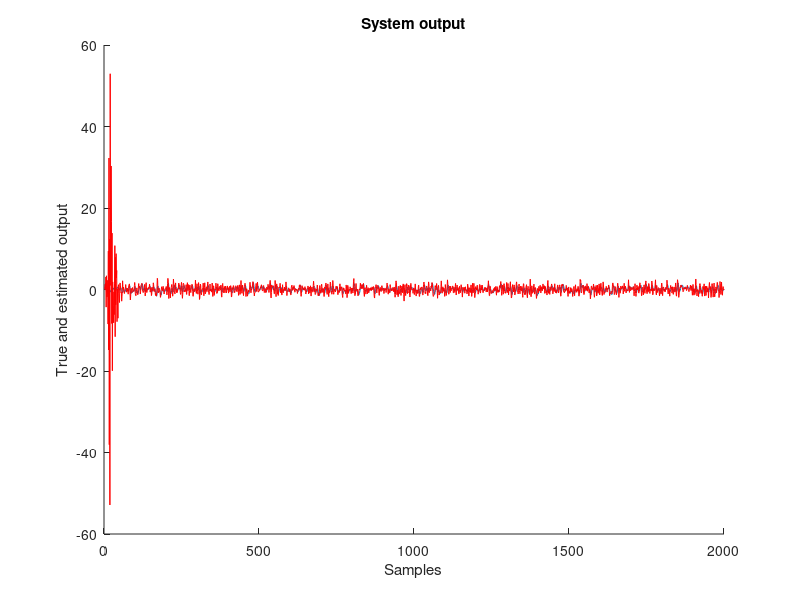
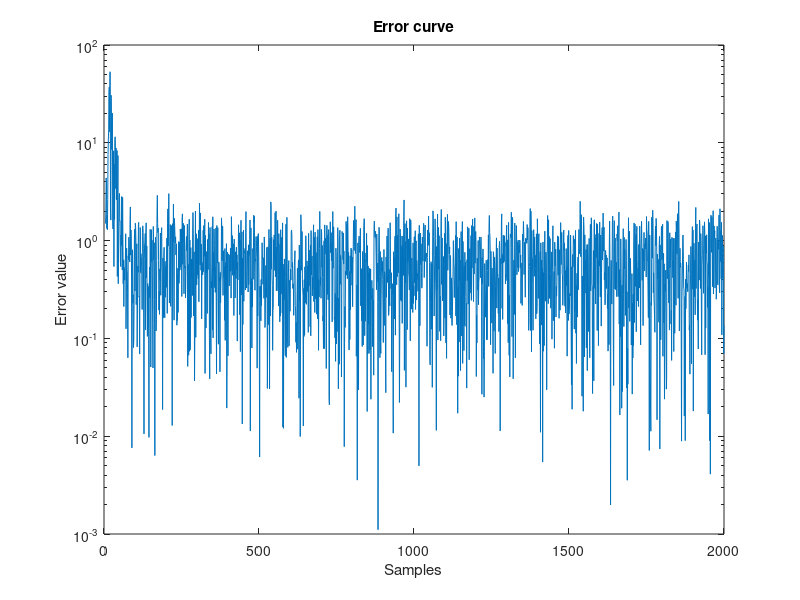
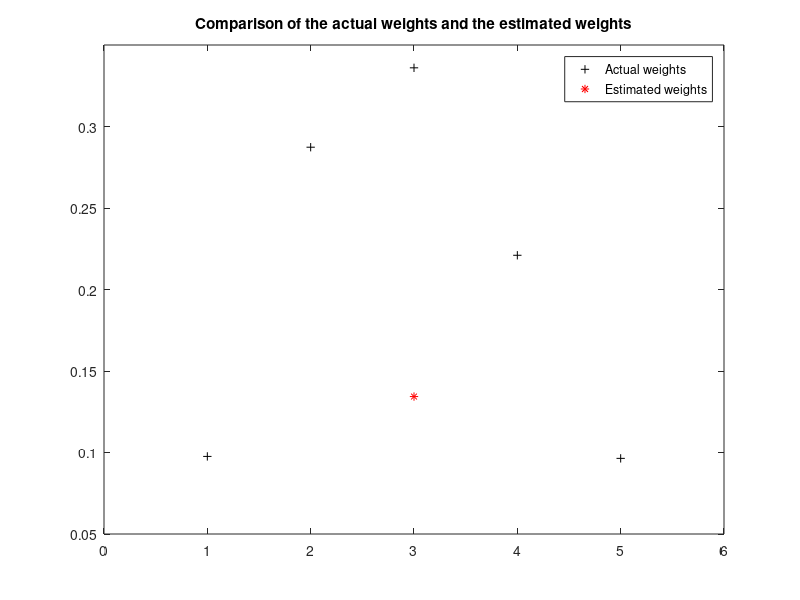

The MATLAB script that drew these images, in order:
%%%%%%%%%%%%%%%%%%%%%%%%%%%%%%%%%%%%%%%%%%%%%%%%%%%%%%%%%%%%%%%%%%%%%%%%%
% lmsalgo : LMS algorithm demo
% Author : Tamer abdelazim Mellik
% Contact information : 
%Department of Electrical & Computer Engineering,
%University of Calgary,
%2500 University Drive N.W. ,
%Calgary, AB T2N 1N4 ,
%Canada .
% email :abdelasi@enel.ucalgary.ca  
% email : tabdelaz@ucalgary.ca
% Webpage : http://www.enel.ucalgary.ca/~abdelasi/
% Date    : 20-4-2003
% Version : 1.0.0
% Reference : S. Haykin, Adaptive Filter Theory. 3rd edition, Upper Saddle River, NJ: Prentice-Hall, 1996. 
% Note : The author doesn't take any responsibility for any harm caused by the use of this file
clear all
close all
hold off
%channel system order
sysorder = 5 ;
% Number of system points
N=2000;
inp = randn(N,1);
n = randn(N,1);
[b,a] = butter(2,0.25);
Gz = tf(b,a,-1);
%This function is submitted to make inverse Z-transform (Matlab central file exchange)
%The first sysorder weight value
%h=ldiv(b,a,sysorder)';
% if you use ldiv this will give h :filter weights to be
h=  [0.0976;
    0.2873;
    0.3360;
    0.2210;
    0.0964;];
y = lsim(Gz,inp);
%add some noise
n = n * std(y)/(10*std(n));
d = y + n;
totallength=size(d,1);
%Take 60 points for training
N=60 ;	
%begin of algorithm
w = zeros ( sysorder  , 1 ) ;
for n = sysorder : N 
	u = inp(n:-1:n-sysorder+1) ;
    y(n)= w' * u;
    e(n) = d(n) - y(n) ;
% Start with big mu for speeding the convergence then slow down to reach the correct weights
    if n < 20
        mu=0.32;
    else
        mu=0.15;
    end
	w = w + mu * u * e(n) ;
end 
%check of results
for n =  N+1 : totallength
	u = inp(n:-1:n-sysorder+1) ;
    y(n) = w' * u ;
    e(n) = d(n) - y(n) ;
end 
hold on
plot(d)
plot(y,'r');
title('System output') ;
xlabel('Samples')
ylabel('True and estimated output')
figure
semilogy((abs(e))) ;
title('Error curve') ;
xlabel('Samples')
ylabel('Error value')
figure
plot(h, 'k+')
hold on
plot(w, 'r*')
legend('Actual weights','Estimated weights')
title('Comparison of the actual weights and the estimated weights') ;
axis([0 6 0.05 0.35])